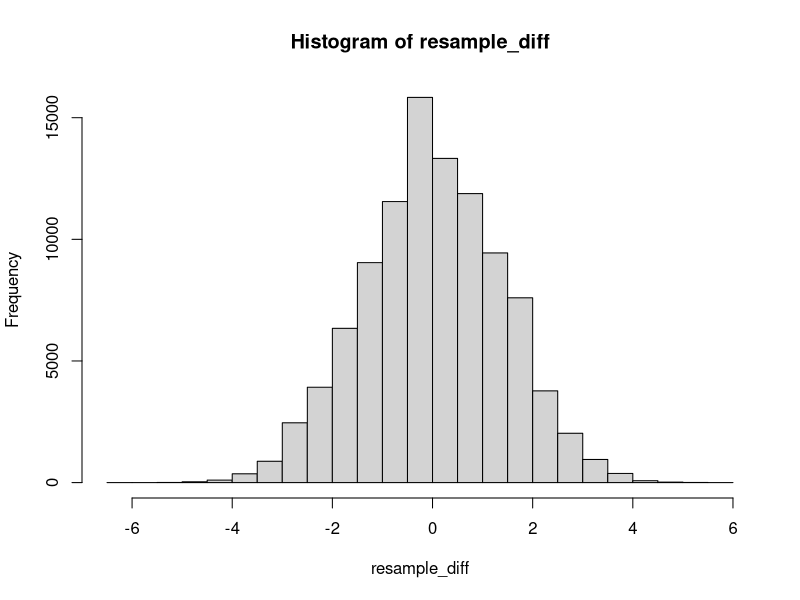
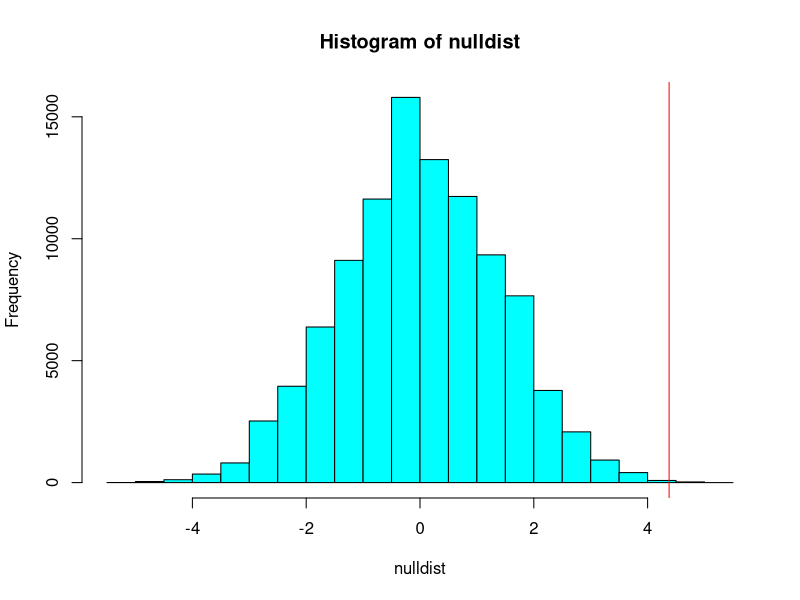

Source code (R) for these figures, in order:
#### Resampling
#
# All resampling techniques take original data, and randomly generate
#  a population of samples from the original data, to get some results.
#  How the population of samples are generated is where most of the
#  differences lie.

############## Permutation test ##############
# The main idea:
#  1. Put the (N1 + N2) results from two groups into a single big bin
#  2. Randomly sample N1 from the big bin into a first group.
#  3. Put the rest into a second group.
#  4. Compare means
#  5. Repeat 1-4 many, many times to get a normal distribution
#  6. Compare the original data to the resulting distribution to get
#     a p-value
# (For the mathematically particular, this should actually be a 
#   "combination" test rather than a "permutation" test)

# Example from PLOS One: "Beer consumption increases human attractiveness
#  to malaria mosquitoes" (DOI: 10.1371/journal.pone.0009546). First seen
#  at:
#  http://sas-and-r.blogspot.com/2014/11/example-201413-statistics-doesnt-have.html

beer = c(27, 19, 20, 20, 23, 17, 21, 24, 31, 26, 28, 20, 27, 19, 25, 31, 24, 28, 24, 29, 21, 21, 18, 27, 20)
water = c(21, 19, 13, 22, 15, 22, 15, 22, 20, 12, 24, 24, 21, 19, 18, 16, 23, 20)

ds = data.frame(y = c(beer, water), 
                x = c(rep("beer", length(beer)), rep("water", length(water))))

# With mosaic...skip for now
# require(mosaic)
# obsdiff = compareMean(y ~ x, data=ds)
# nulldist = do(999)*compareMean(y ~ shuffle(x), data=ds)
# histogram(~ result, xlab="permutation differences", data=nulldist)
# ladd(panel.abline(v=obsdiff, col="red", lwd=2))

# > obsdiff
# [1] -4.377778
# > tally(~ abs(result) > abs(obsdiff), format="percent", data=nulldist)

# TRUE FALSE 
# 0.1  99.9 

# Set up the big bin
alldata <- c(beer, water)
labels <- c(rep("beer", length(beer)), rep("water", length(water)))
obsdiff <- mean(alldata[labels=="beer"]) - mean(alldata[labels=="water"])

# Do the permutation tests: Version 1
N <- 100000   # Number of permutations to test
resample_diff <- vector("numeric", N)

# This function only works for the "beer" and "Water" data.
#  It may have to change a bit for general use
resample1 <- function(dat, lab, N) {
  resample_diff <- vector("numeric", N)
  for(i in 1:N) {
    resample_labels <- sample(lab)
    resample_diff[i] <- mean(dat[resample_labels=="beer"]) - 
      mean(dat[resample_labels=="water"])
  }
  return(resample_diff)
}

resample_diff <- resample1(alldata, labels, N)
hist(resample_diff)

# Do the permutation tests: Version 2
resamp_means = function(data, labs){
  resample_labels = sample(labs)
  resample_diff = mean(data[resample_labels=="beer"]) - 
    mean(data[resample_labels=="water"])
  return(resample_diff)
}
nulldist = replicate(N,resamp_means(alldata,labels))


hist(nulldist, col="cyan")
abline(v = obsdiff, col = "red")
# The p-value is obtained by counting the proportion of statistics 
#  (including the actual observed difference) among greater than or equal 
#  to the observed statistic:
  
alldiffs = c(obsdiff,nulldist)
p = sum(abs(alldiffs >= obsdiff)/ N)

############ Bootstrap ##############
#
# "[T]he essence of bootstrap: resampling the observed data with 
#  replacement and computing the statistic of interest...many times on the 
#  resampled data to get a distribution of the statistic of interest. 
#  This distribution of the statistic of interest can then be used to 
#  compute, for example, confidence intervals."
#
